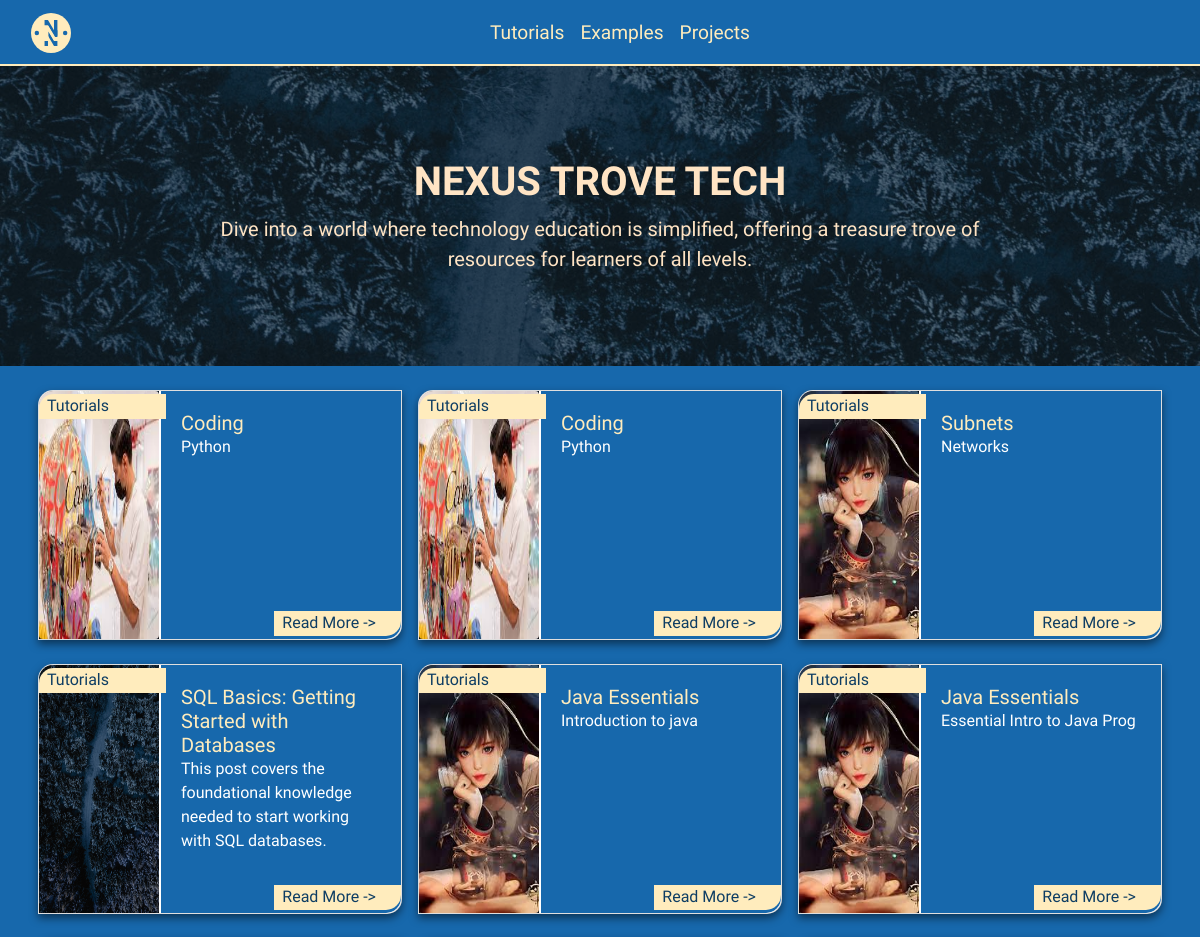
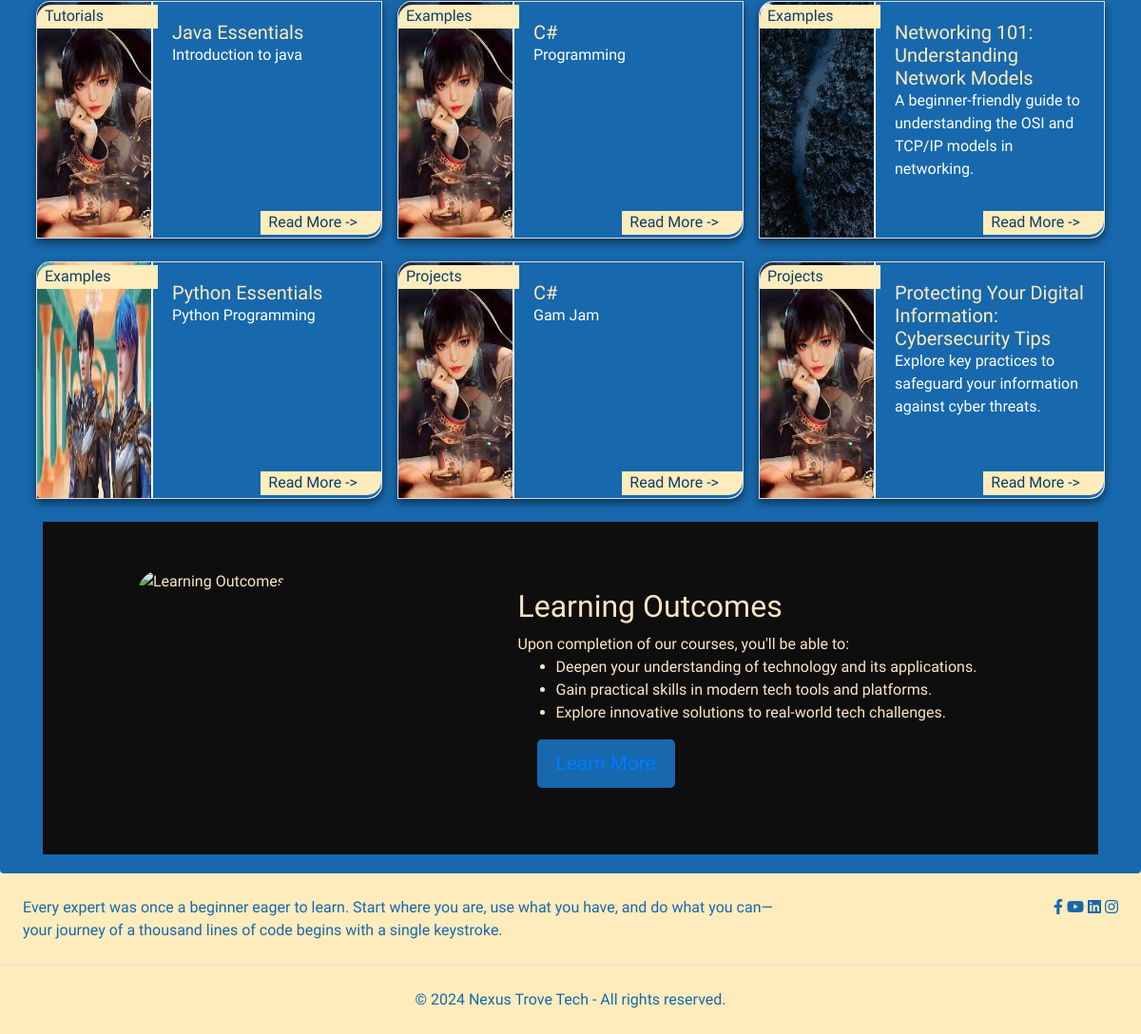
The page / on the database its author committed (2 pictures, top to bottom).
### app.py (models this page shows, shortened)
class Category(db.Model):
    __tablename__ = 'category'
    CategoryID = db.Column(db.Integer, primary_key=True)
    CategoryName = db.Column(db.String, nullable=False)
    CategoryDesc = db.Column(db.String, nullable=False)
    posts = db.relationship('Post', backref='category', lazy=True)

class Tag(db.Model):
    __tablename__ = 'tag'
    TagID = db.Column(db.Integer, primary_key=True)
    TagName = db.Column(db.String(30))

class Image(db.Model):
    __tablename__ = 'image'
    ImageID = db.Column(db.Integer, primary_key=True)
    PostID = db.Column(db.Integer, db.ForeignKey('post.PostID'))
    ImagePath = db.Column(db.Text)
    Caption = db.Column(db.String(60))
    AltText = db.Column(db.String(60))

class Post(db.Model):
    __tablename__ = 'post'
    PostID = db.Column(db.Integer, primary_key=True)
    Title = db.Column(db.String, nullable=False)
    images = db.relationship('Image', backref='post', lazy=True)
    Description = db.Column(db.String, nullable=False)
    Content = db.Column(db.Text, nullable=False)
    CategoryID = db.Column(db.Integer, db.ForeignKey('category.CategoryID'), nullable=False)
    TagID = db.Column(db.Integer, db.ForeignKey('tag.TagID'), nullable=False)
    DateCreated = db.Column(db.DateTime, default=datetime.datetime.utcnow)
    LastModified= db.Column(db.DateTime, onupdate=datetime.datetime.utcnow)
    ReadTime = db.Column(db.Integer)  # Assuming ReadTime is in minutes
    images = db.relationship('Image', backref='post', lazy='dynamic')
    tag = db.relationship('Tag', backref='posts')

### app.py (the view)
@app.route('/')
def index():
    categories = Category.query.all()
    category_posts = {}
    for category in categories:
        posts = Post.query.filter_by(CategoryID=category.CategoryID).all()
        random.shuffle(posts)
        post_data = []
        for post in posts:
            tag = Tag.query.filter_by(TagID=post.TagID).first()  # Assuming TagID is associated with Post
            image = Image.query.filter_by(PostID=post.PostID).all()  # Assuming PostID is associated with Image
            post_data.append({
                'post': post,
                'tag': tag.TagName if tag else None,  # Get TagName or None if not found
                'image': image  # Get the associated Image
            })
        post_data = post_data[:9]
        category_posts[category] = post_data
    return render_template('index.html', category_posts=category_posts)

### templates/index.html (shortened to what this page needs)
<!DOCTYPE html>
<html lang="en">
<head>
</head>
{% extends 'base.html' %}
{% block content %}
<div class="hero">
    <div class="hero-overlay"></div>
    <div class="hero-content">
        <h1 class="hero-title">NEXUS TROVE TECH</h1>
        <p class="hero-subtitle" style="font-size: 20px;">Dive into a world where technology education is simplified, offering a treasure trove of resources for learners of all levels.</p>
    </div>
</div>
<div class="container mt-4">
    <div class="row">
        {% for category, posts in category_posts.items() %}
            {% for post in posts %}
                <div class="col-lg-4 col-md-6 mb-4 px-2" >
                    <div class="category-card">
                        {% include 'category.html' %}
                    </div>
                </div>
            {% endfor %}
        {% endfor %}
    </div>
</div>
<div style="padding-bottom: 20px;">{% include 'test.html' %} </div>
{% endblock %}

### templates/category.html (shortened to what this page needs)
<!DOCTYPE html>
<html lang="en">
<head>
</head>
<body>
    <div class="card">
        <div class="red-bar top-bar">
            <p>{% if category.CategoryID %}
                {{ category.CategoryName }}
            {% else %}
                {{ post.tag.TagName }}
            {% endif %}</p>
        </div>
        <div class="grid-container-element">
            <div class="card-image " >
                {% if post.image%}
                    <img src="{{ url_for('static', filename= post.image[0].ImagePath) }}" alt="{{ post.image[0].AltText }}" class="rounded shadow-xl mb-6" style="height: 100%; width: 100%;">
                {% else %}
                    <img src="{{ url_for('static', filename='assets/img/tang.jpg') }}" alt="Default Image" class="rounded shadow-xl mb-6" style="height: 100%; width: 100%;">
                {% endif %}
            </div>
            <div class="card-body">
                <h2 class="card-title">{{ post.post.Title }}</h2>
                {% set num = post.post.Description| length %}
                <p> {% if num > 100 %}
                    {{ post.post.Description[:100] }}...
                    {% else %}
                    {{ post.post.Description[:100] }}
                {% endif %}</p>
            </div>
        </div>
        <div class="red-bar bottom-bar">
            <p>
                <a href="{{ url_for('post', post_id=post.post.PostID) }}">
                    Read More -> </a>
                </p>
            </div>
    </div>
</body>
</html>

### templates/base.html (style rules this page uses)
h1 { text-align: center; }
body { color: bisque; margin: 0; font-family: 'Vesper Libre', serif; }

### templates/category.html (style rules this page uses)
.card { max-width: 100%; width: 70vw; min-height: 150px; height: 250px; max-height: 500px; position: relative; box-shadow: 0 4px 8px rgba(0, 0, 0, 0.5); font-family: 'Taviraj', serif; border-radius: 15px 0 15px 0; overflow: hidden; margin: auto; }
.card-image { background-image: url('static/img/dark.jpg'); background-size: cover; background-position: center; height: 100%; max-width: 100%; border-top-left-radius: 15px; }
.red-bar { background-color: #ffecbd; height: 20px; width: 35%; position: absolute; color: #0e3d63; font-size: 16px; padding-left: 8px; padding-bottom: 25px; border-radius: 15px 0 0 0; }
.top-bar { top: 3px; left: 0; }
.bottom-bar { bottom: 3px; right: 0; border-radius: 0 0 15px 0; }
.bottom-bar a { color: inherit; text-decoration: none; }
.card-title { font-family: 'Vesper Libre', serif; color: #ffecbd; margin: 0; font-size: 20px; padding-top: 20px; }
.card-body { background: #1768AC; padding: 0 20px; color: white; border-bottom-right-radius: 15px; }
.grid-container-element { display: grid; grid-template-columns: 1fr 2fr; grid-gap: 2px; width: 100%; height: 100%; }
p { margin: 0; }

### rows shown on the page
Category: CategoryName "Tutorials"
Tag: ImagePath (picture), post.Title "Coding", post "Python", post.Title "Subnets", post "Networks", post.Title "C#", post "Programming", post.Title "Protecting Your Digital Information: Cybersecurity Tips", post "Explore key practices to safeguard your information against cyber threats."
Tag: ImagePath (picture), post.Title "SQL Basics: Getting Started with Databases", post "This post covers the foundational knowledge needed to start working with SQL databases.", post.Title "Java Essentials", post "Introduction to java", post "Essential Intro to Java Prog", post.Title "C#", post "Gam Jam"
Category: CategoryName "Examples"
Tag: post.Title "Networking 101: Understanding Network Models", post "A beginner-friendly guide to understanding the OSI and TCP/IP models in networking.", ImagePath (picture), post.Title "Python Essentials", post "Python Programming"
Category: CategoryName "Projects"
